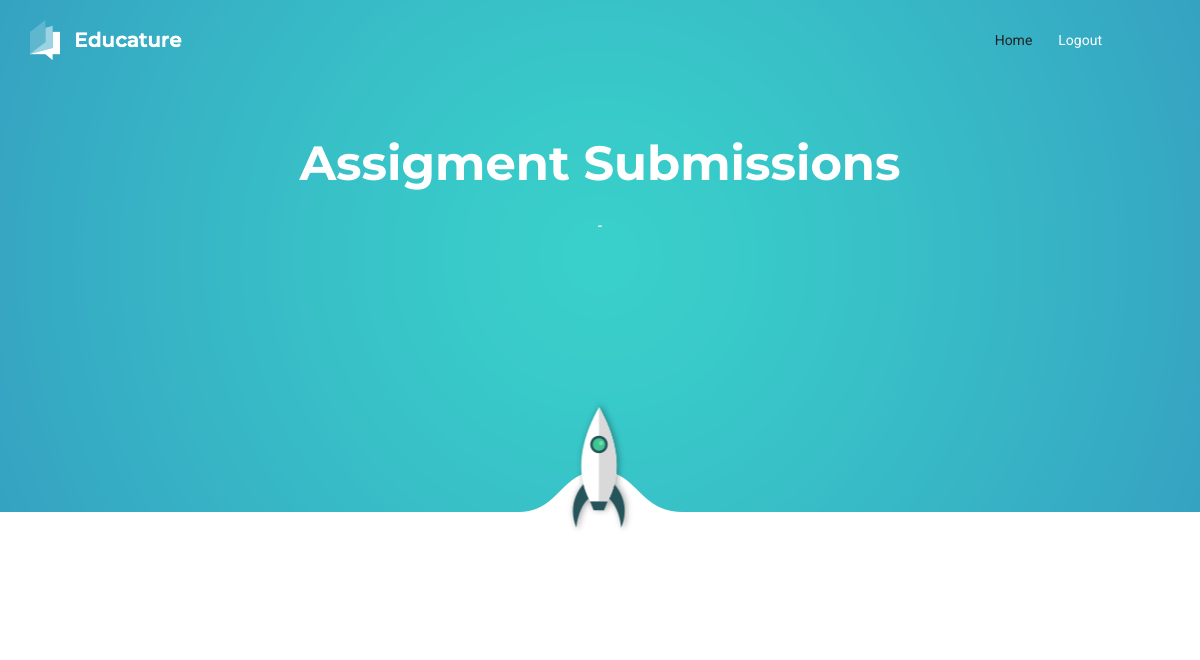
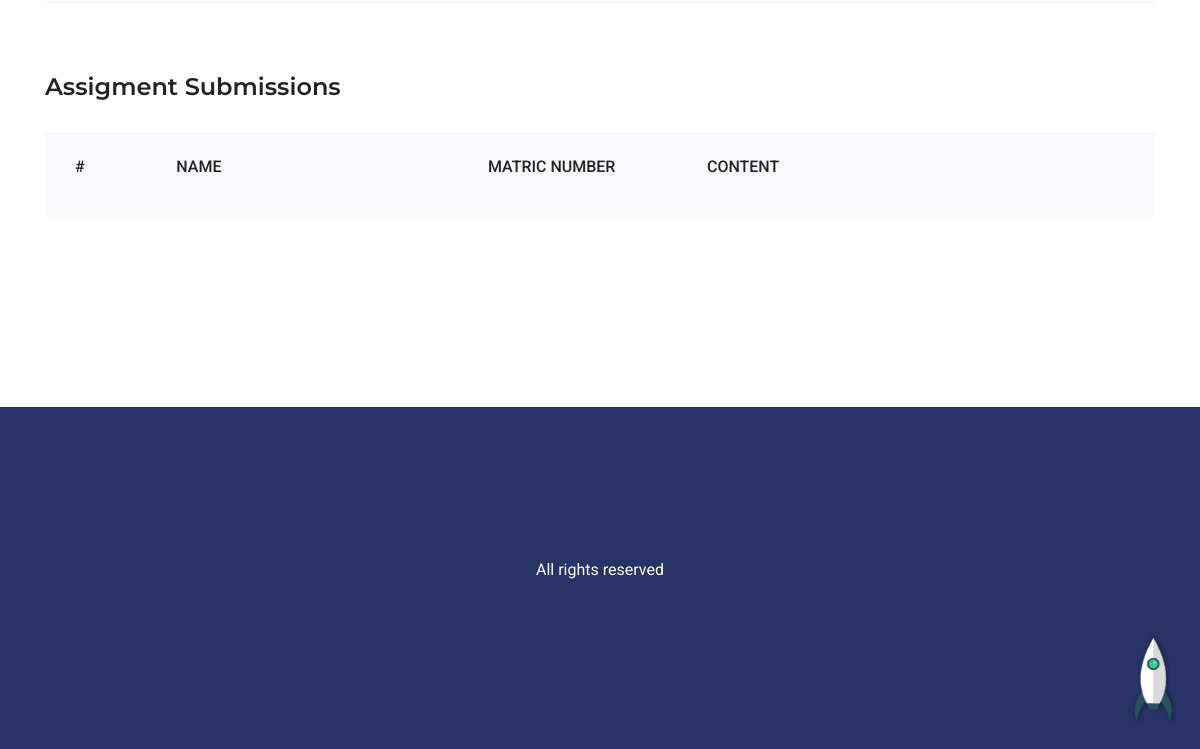
The app's page /assignment-submission-list/ (signed in), older data (2 pictures, top to bottom).
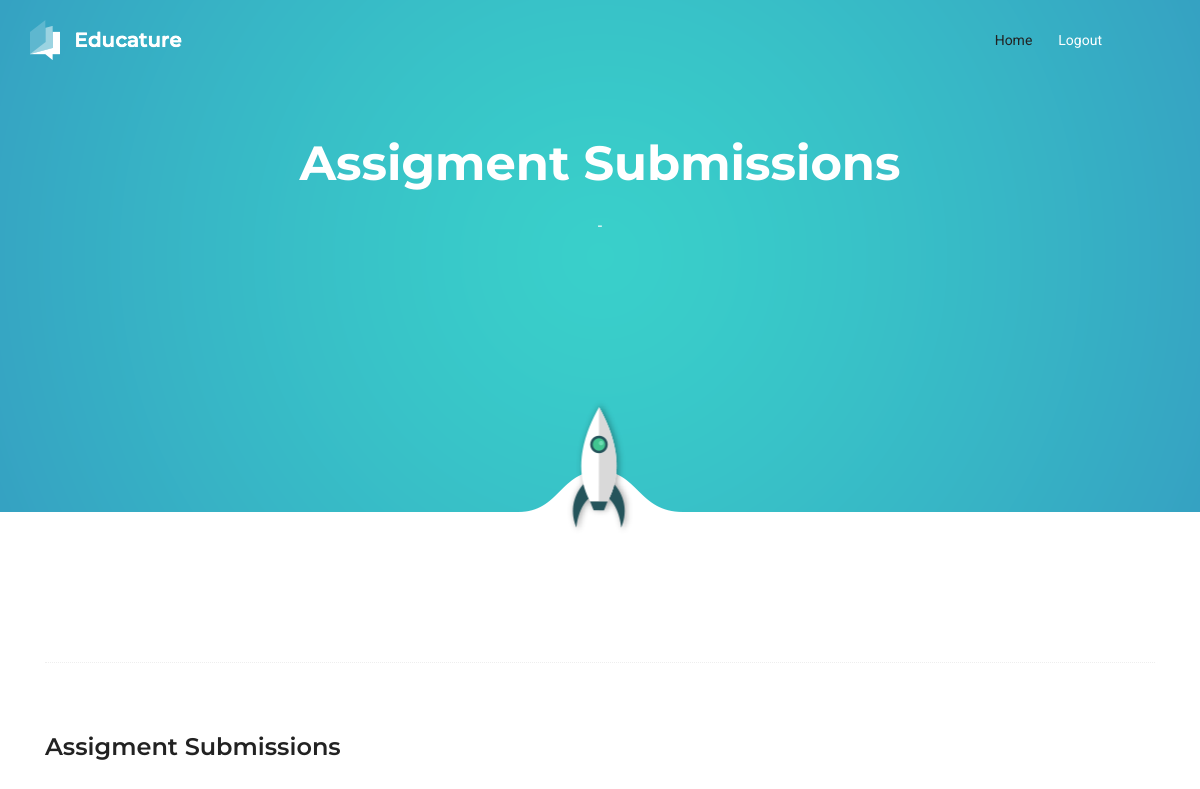
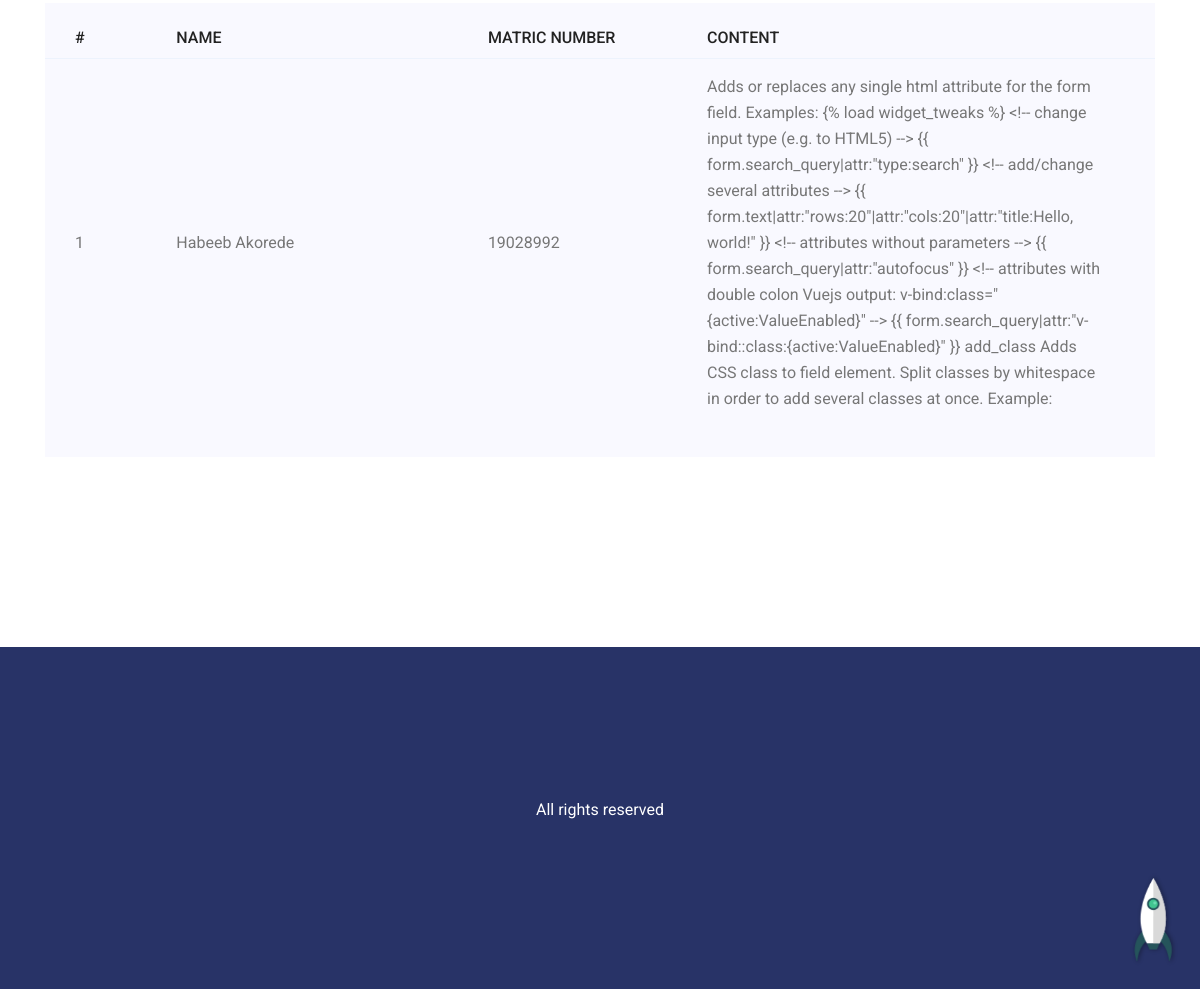
The same page, newer data (2 pictures, top to bottom).
### core/models.py (models this page shows, shortened)
class AssignmentSubmission(models.Model):
    user = models.ForeignKey(User, on_delete=models.CASCADE)
    name = models.CharField(max_length=100)
    matric_no = models.CharField(max_length=8)
    content = models.TextField(null=True, blank=True)
    file = models.FileField(null=True, blank=True)

### core/views.py (the view)
# urls.py: path('assignment-submission-list/', AssignmentSubmissionListView.as_view(), name='assignment-submission-list'),
class AssignmentSubmissionListView(ListView):
    model = AssignmentSubmission
    template_name = 'core/lecturer/assignment_submission_list.html'
    context_object_name = 'assignment_submission'
    @method_decorator(login_required(login_url=reverse_lazy('accounts:login')))
    def dispatch(self, request, *args, **kwargs):
        return super().dispatch(self.request, *args, **kwargs)
    def get_queryset(self):
        return self.model.objects.all().order_by('-id')  # filter(user_id=self.request.user.id).order_by('-id')

### core/templates/core/lecturer/assignment_submission_list.html
{% extends 'core/base.html' %}
{% load static %}
{% block content %}
<section class="banner-area relative">
    <div class="container">
        <div class="row d-flex align-items-center justify-content-center">
            <div class="about-content col-lg-12">
                <h1 class="text-white">
                    Assigment Submissions
                </h1>
                <p>  -  </p>
            </div>
        </div>
    </div>
    <div class="rocket-img">
        <img src="{% static 'main/img/rocket.png' %}" alt="">
    </div>
</section>
<section class="feature-area">
<div class="container">
    <div class="section-top-border">
        <h3 class="mb-30">Assigment Submissions</h3>
        <div class="progress-table-wrap">
            <div class="progress-table">
                <div class="table-head">
                    <div class="serial">#</div>
                    <div class="country">Name</div>
                    <div class="visit">Matric Number</div>
                    <div class="percentage">Content</div>
                </div>
                {% for assg in assignment_submission %}
                <div class="table-row">
                    <div class="serial">{{ assg.id }}</div>
                    <div class="country">{{ assg.name }}</a></div>
                    <div class="visit">{{ assg.matric_no }}</div>
                    <div class="percentage">{{ assg.content }}</div>
                </div>
                {% endfor %}
            </div>
        </div>
    </div>
</div>
</section>
{% endblock content %}

Row changes from the older to the newer data that the page shows:
added AssignmentSubmission: id "1", name "Habeeb Akorede", matric_no "19028992", content "Adds or replaces any single html attribute for the form field. Examples: {% load widget_tweaks %} <!-- change input type (e.g. to HTML5) --> {{ form.search_query|attr:\"type:search\" }} <!-- add/change several attributes --> {{ form.text|attr:\"rows:20\"|attr:\"cols:20\"|attr:\"title:Hello, world!\" }} <!-- attributes without parameters --> {{ form.search_query|attr:\"autofocus\" }} <!-- attributes with double colon Vuejs output: v-bind:class=\"{active:ValueEnabled}\" --> {{ form.search_query|attr:\"v-bind::class:{active:ValueEnabled}\" }} add_class Adds CSS class to field element. Split classes by whitespace in order to add several classes at once. Example:"
